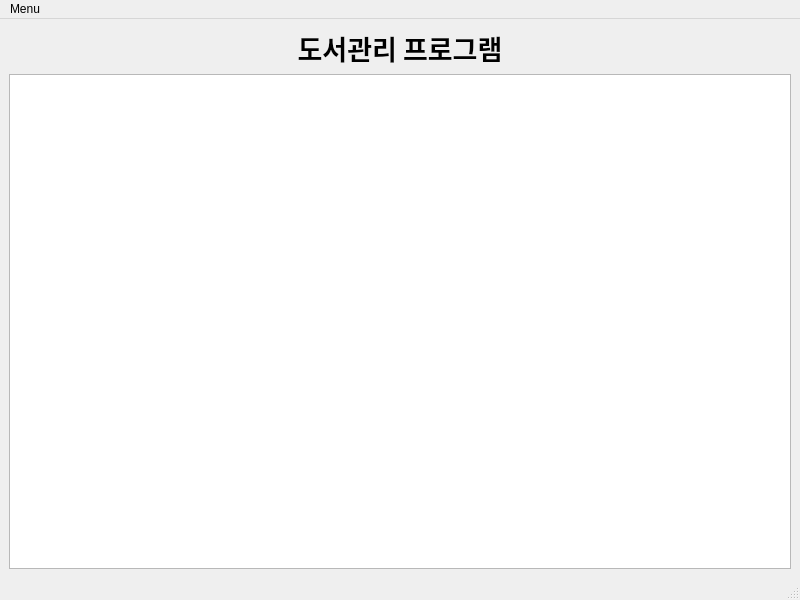
<?xml version="1.0" encoding="UTF-8"?>
<ui version="4.0">
 <class>mainWindow</class>
 <widget class="QMainWindow" name="mainWindow">
  <property name="geometry">
   <rect>
    <x>0</x>
    <y>0</y>
    <width>800</width>
    <height>600</height>
   </rect>
  </property>
  <property name="windowTitle">
   <string>Book Manager Application</string>
  </property>
  <widget class="QWidget" name="centralwidget">
   <layout class="QGridLayout" name="gridLayout">
    <item row="0" column="0">
     <layout class="QVBoxLayout" name="verticalLayout">
      <item>
       <widget class="QLabel" name="label">
        <property name="font">
         <font>
          <family>맑은 고딕</family>
          <pointsize>20</pointsize>
          <weight>75</weight>
          <bold>true</bold>
         </font>
        </property>
        <property name="layoutDirection">
         <enum>Qt::LeftToRight</enum>
        </property>
        <property name="text">
         <string>도서관리 프로그램</string>
        </property>
        <property name="alignment">
         <set>Qt::AlignCenter</set>
        </property>
       </widget>
      </item>
      <item>
       <widget class="QTableWidget" name="tableWidget"/>
      </item>
     </layout>
    </item>
   </layout>
  </widget>
  <widget class="QMenuBar" name="menubar">
   <property name="geometry">
    <rect>
     <x>0</x>
     <y>0</y>
     <width>800</width>
     <height>21</height>
    </rect>
   </property>
   <widget class="QMenu" name="menuMenu">
    <property name="title">
     <string>Menu</string>
    </property>
    <addaction name="actionAdd"/>
    <addaction name="actionSearch"/>
    <addaction name="actionMod"/>
    <addaction name="actionExit"/>
   </widget>
   <addaction name="menuMenu"/>
  </widget>
  <widget class="QStatusBar" name="statusbar"/>
  <action name="actionAdd">
   <property name="text">
    <string>Add Book</string>
   </property>
  </action>
  <action name="actionSearch">
   <property name="text">
    <string>Search Book</string>
   </property>
  </action>
  <action name="actionMod">
   <property name="text">
    <string>Modify Book(TBD)</string>
   </property>
  </action>
  <action name="actionExit">
   <property name="text">
    <string>Exit</string>
   </property>
  </action>
 </widget>
 <resources/>
 <connections/>
</ui>
